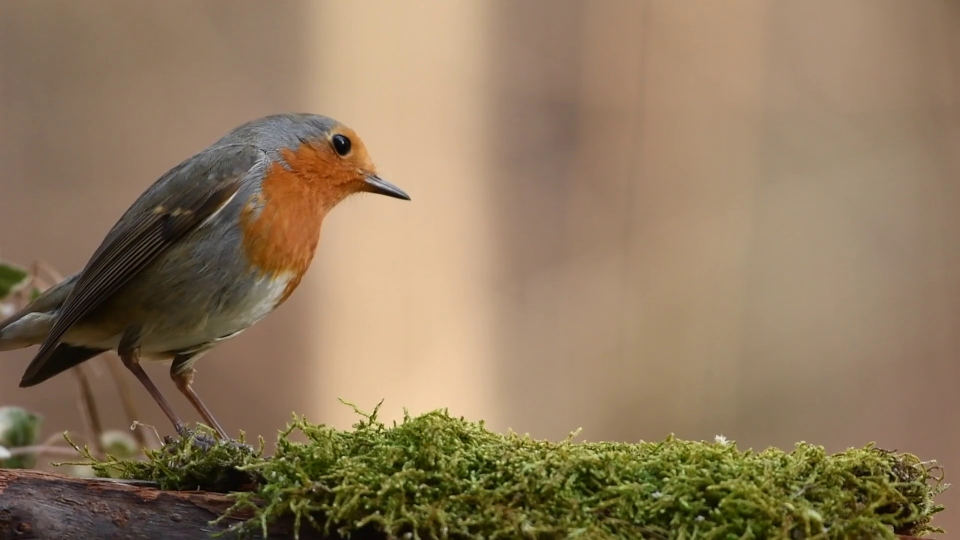
#> input picture image.jpg, 1920 x 1080 px (shown at 1/2 size)
$ python imageMatch.py
#> lines starting #> are read from the running program, lines starting #| are printed output that depends on the picture; after the words box and inside, x2 and y2 are one past the last pixel; in counts of white or black regions, pixels touching at a corner belong together
import cv2

img = cv2.imread("image.jpg")
#> img is the input picture: shape (1080, 1920, 3); mean B, G, R 93.5, 121.8, 143.2
img_object = cv2.imread("object.jpg", cv2.IMREAD_GRAYSCALE)
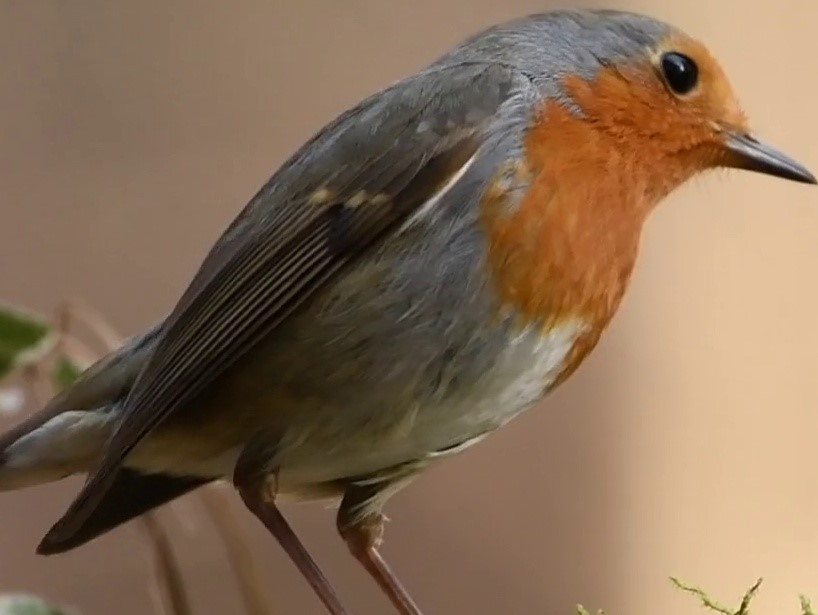
#> input picture object.jpg, 818 x 615 px
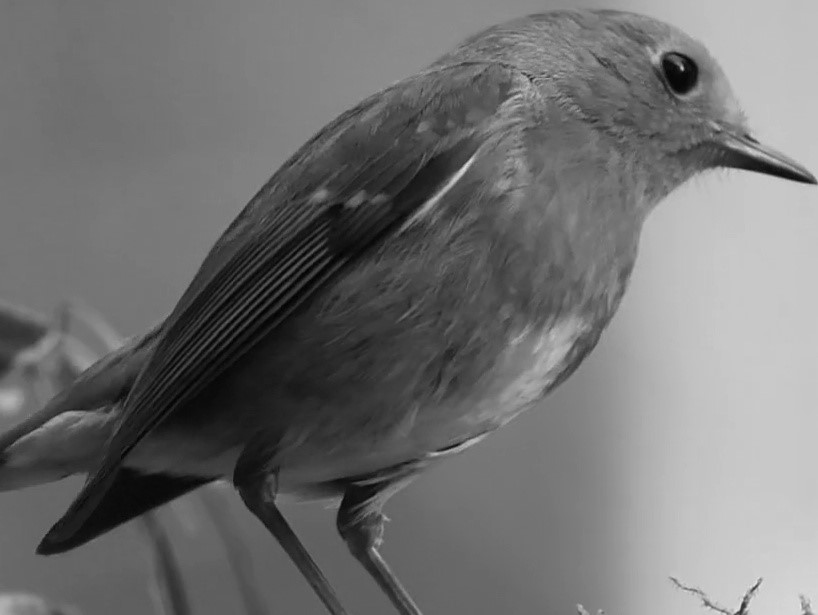
#> img_object: shape (615, 818); min 0, max 231, mean 113.6

#img = cv2.imread("targetImage.jpg")
#img_object = cv2.imread("sa.jpg", cv2.IMREAD_GRAYSCALE)
gray = cv2.cvtColor(img, cv2.COLOR_BGR2GRAY)
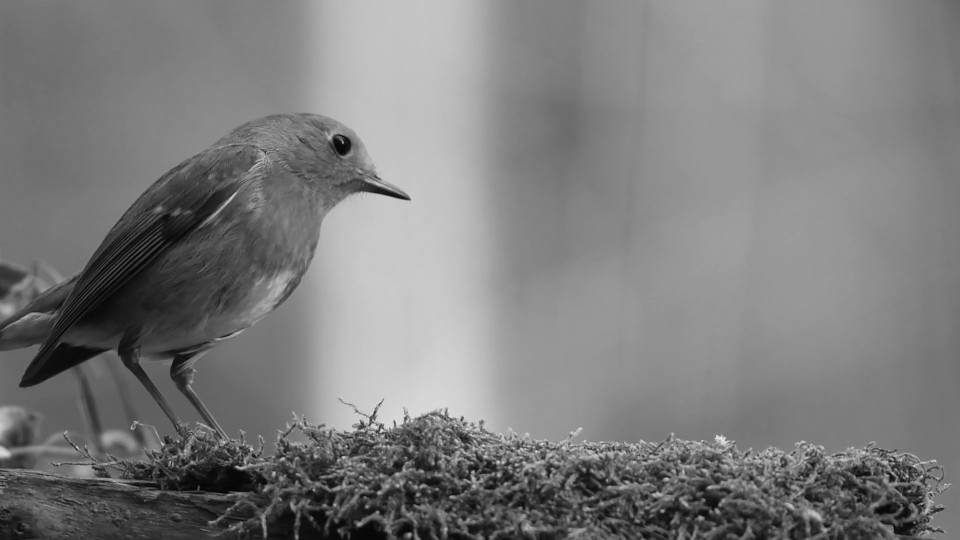
#> gray: shape (1080, 1920) (shown at 1/2 size); min 1, max 245, mean 125

orb = cv2.ORB_create(nfeatures=40000)
kp1, des1 = orb.detectAndCompute(gray, None)
#> kp1 = 20222 keypoints; strongest (x, y, size): (762, 858, 31), (762, 859, 53.6), (760, 863, 44.6), (686, 285, 31)
kp2, des2 = orb.detectAndCompute(img_object, None)
#> kp2 = 1101 keypoints; strongest (x, y, size): (682, 69, 31), (682, 68, 37.2), (681, 68, 44.6), (531, 79, 31)

bf = cv2.BFMatcher(cv2.NORM_HAMMING, crossCheck=True)
matches = bf.match(des1, des2)
#> matches = 810 matches
matches = sorted(matches, key=lambda x: x.distance)

count = 500
for i in matches[:count]:
    idx = i.queryIdx
    x1, y1 = kp1[idx].pt
    cv2.circle(img, (int(x1), int(y1)), 3, (0, 0, 255), 3)
#> this loop made 500 passes
#> (idx, x1, y1) on passes 1 to 3: (5005, 668.4, 277.2), (12609, 750, 359.4), (12637, 335.2, 428.5)
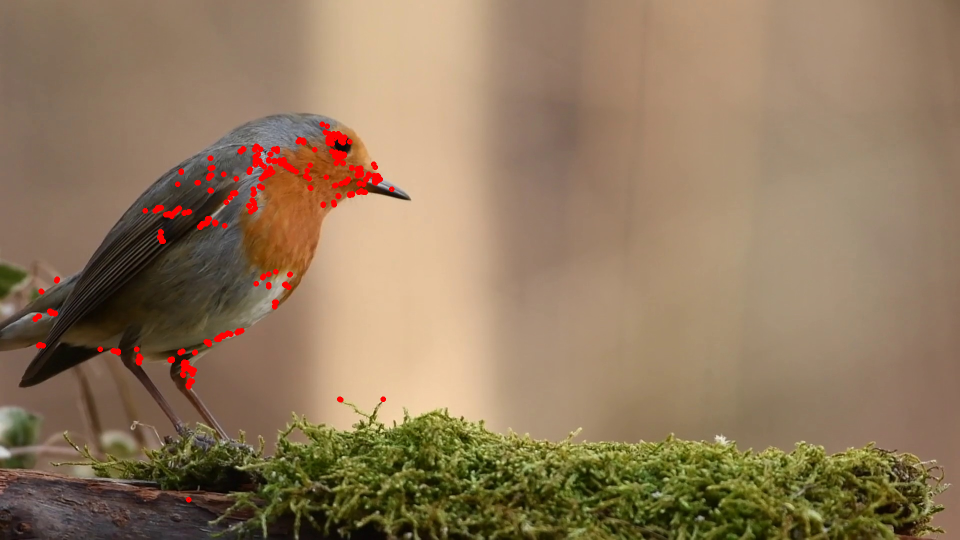
#> img: shape (1080, 1920, 3) (shown at 1/2 size); 0.91% of pixels changed, all inside (x1, y1, x2, y2) = (65, 243, 789, 1005)

flag = (cv2.DRAW_MATCHES_FLAGS_NOT_DRAW_SINGLE_POINTS | cv2.DRAW_MATCHES_FLAGS_DRAW_RICH_KEYPOINTS)
#> flag = 6
matching_result = cv2.drawMatches(img, kp1, img_object, kp2, matches[:count], None, flags=cv2.DRAW_MATCHES_FLAGS_NOT_DRAW_SINGLE_POINTS)
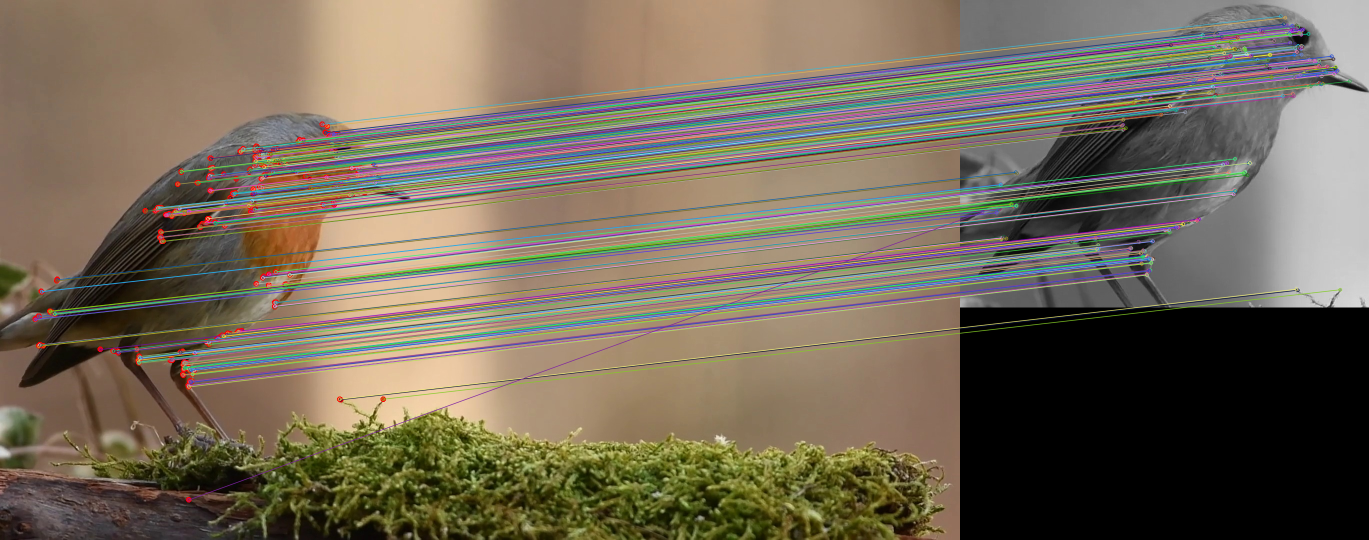
#> matching_result: shape (1080, 2738, 3) (shown at 1/2 size); mean B, G, R 88.7, 105.8, 116.2

cv2.imshow("Matching result", matching_result)
cv2.waitKey(0)
